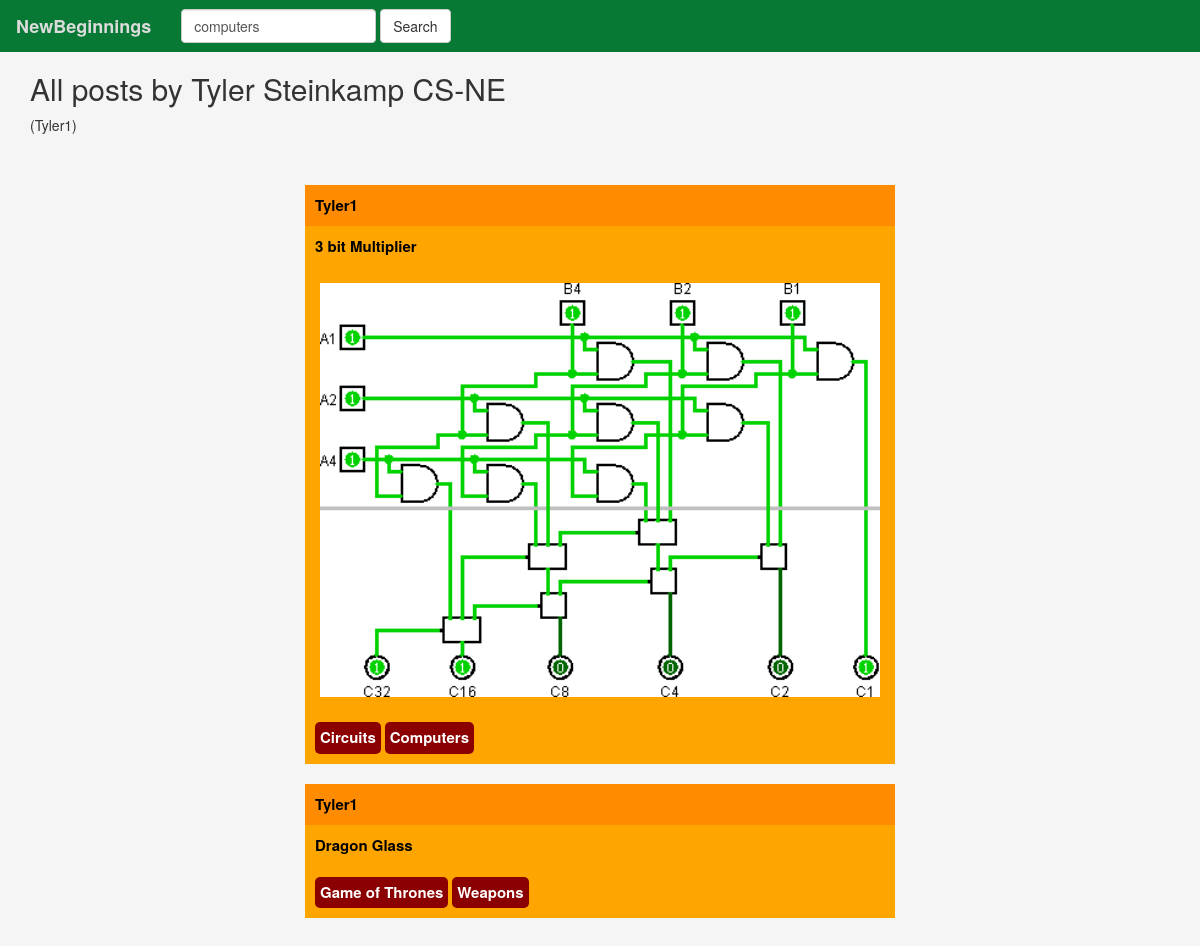
Page /user/19/posts/ on the committed database.
### newbeginnings/models.py (models this page shows, shortened)
class Post(models.Model):
    user_id = models.ForeignKey(User,on_delete=models.CASCADE)
    item_photo = models.FileField(blank=True,null=True)
    item_name = models.CharField(max_length=200)
    item_quantity = models.IntegerField(default=0)
    item_condition = models.CharField(max_length=200)
    item_type = models.CharField(max_length=200)
    item_use = models.CharField(max_length=200)
    tags = TaggableManager()

### newbeginnings/views.py (the view)
# urls.py: url(r'^user/(?P<user_id>[0-9]+)/posts/$', views.UserPostsView,name='userposts'),
def UserPostsView(request, user_id):
    user = get_object_or_404(User, pk=user_id)
    posts = list(Post.objects.filter(user_id=user_id))
    return render(request, 'newbeginnings/userposts.html', {'user': user, 'posts': posts, 'loggeduser':request.user.id })

### newbeginnings/templates/newbeginnings/userposts.html (shortened to what this page needs)
{% extends 'newbeginnings/base.html' %}
{% block body%}
    {% if posts %}
    <div class="profilediv">
        <div>
            <h2> All posts by {{user.first_name}} {{user.last_name}}</h2><p>({{user.username}})</p>
        </div>
    </div>
    <div class="centerdiv">
    {% include 'newbeginnings/post.html' %}
     {% else %}
        <p> No posts available</p>
    {% endif %}
{% endblock %}

### newbeginnings/templates/newbeginnings/post.html (shortened to what this page needs)
   {% for post in posts %}
            <div class="post">
                <div class="post_author">
                    <a href="{% url 'profile' post.user_id.id %}">{{post.user_id.username}}</a>
                </div>
                <div class="post_item">
                     <a href="{% url 'post' post.id %}">{{post.item_name}}</a>
                </div>
                {% if post.item_photo %}
                <div class="post_img">
                    <center><img class="item_photo "src="{{post.item_photo.url}}"></center>
                </div>
                {% endif %}
                <div class="tag_wrap">
                    {% for tag in post.tags.all %}
                        <a href="{% url 'post-tag' tag.slug %}"><div class="tag">{{ tag.name }}</div></a>
                    {% endfor %}
                </div>
            </div> <br>
    {% endfor %}

### newbeginnings/static/newbeginnings/index.css (style rules this page uses)
a { text-decoration: none; font-size:15px; font-weight: bold; color: White; cursor: pointer; }
body { background: whitesmoke; }
.centerdiv { margin: 0%; width: 100%; padding: 10px; }
.profilediv { padding: 30px; padding-top: 0; }
.post { width: 50%; background-color: orange; margin:0 auto; }
.post_author { font-weight: bold; background-color: darkorange; padding: 10px; }
.post_author a { color:black; }
.post_item { font-weight: bold; color: black; padding: 10px; }
img.item_photo { width: 100%; object-fit: contain; padding: 15px; }
.tag_wrap { padding: 10px; }
.tag { border-radius: 5px; padding: 5px; background-color: darkred; display: inline-block; }
.post_item a { color:black; }

### rows in the picture
Post: user_id.username "Tyler1", item_name "3 bit Multiplier", item_photo (picture)
Tag: name "Circuits"
Tag: name "Computers"
Post: user_id.username "Tyler1", item_name "Dragon Glass"
Tag: name "Game of Thrones"
Tag: name "Weapons"

### other values in the picture
{{ user.first_name }} "Tyler Steinkamp"
{{ user.last_name }} "CS-NE"
{{ user.username }} "Tyler1"
